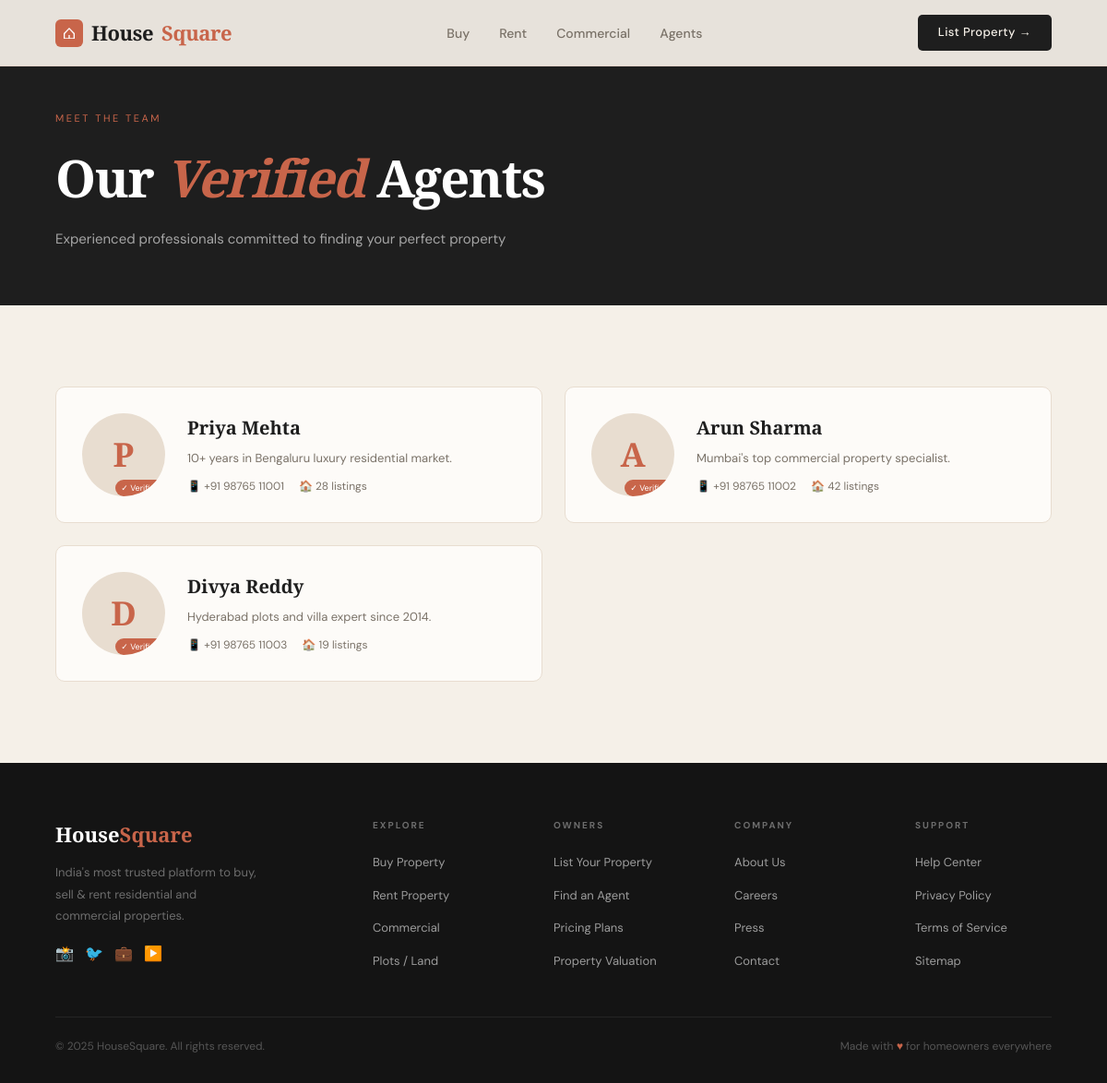
/agents/, run on the app's committed database.
### listings/models.py (models this page shows, shortened)
class Agent(models.Model):
    name        = models.CharField(max_length=120)
    phone       = models.CharField(max_length=20)
    email       = models.EmailField()
    photo       = models.ImageField(upload_to='agents/', blank=True, null=True)
    bio         = models.TextField(blank=True)
    verified    = models.BooleanField(default=False)
    listings_count = models.PositiveIntegerField(default=0)
    created_at  = models.DateTimeField(auto_now_add=True)

### listings/views.py (the view)
# urls.py: path('agents/',             views.agent_list,     name='agents'),
def agent_list(request):
    agents = Agent.objects.filter(verified=True)
    return render(request, 'listings/agents.html', {'agents': agents})

### templates/listings/agents.html (shortened to what this page needs)
{% extends 'base.html' %}
{% load static %}
{% block content %}
<div class="page-hero-small">
  <div>
    <div class="section-tag">Meet the Team</div>
    <h1 class="page-title">Our <em>Verified</em> Agents</h1>
    <p class="page-sub">Experienced professionals committed to finding your perfect property</p>
  </div>
</div>
<section class="section">
  {% if agents %}
  <div class="agents-full-grid">
    {% for agent in agents %}
    <a href="{% url 'listings:agent_detail' agent.pk %}" class="agent-full-card">
      <div class="agent-photo-lg">
        {% if agent.photo %}<img src="{{ agent.photo.url }}" alt="{{ agent.name }}">
        {% else %}<div class="agent-initials-lg">{{ agent.name|first }}</div>{% endif %}
        {% if agent.verified %}<span class="verified-badge-lg">✓ Verified</span>{% endif %}
      </div>
      <div class="agent-info">
        <h3>{{ agent.name }}</h3>
        <p class="agent-bio">{{ agent.bio|truncatechars:120 }}</p>
        <div class="agent-meta">
          <span>📱 {{ agent.phone }}</span>
          <span>🏠 {{ agent.listings_count }} listings</span>
        </div>
      </div>
    </a>
    {% endfor %}
  </div>
  {% else %}
  <div class="no-results">
    <div class="no-results-icon">👥</div>
    <h3>No agents listed yet.</h3>
    <p>Check back soon.</p>
  </div>
  {% endif %}
</section>
{% endblock %}

### static/css/style.css (style rules this page uses)
:root { --cream: #F5F0E8; --sand: #E8DDD0; --terracotta: #C8654A; --rust: #A84832; --charcoal: #1E1E1E; --warm-gray: #7A7268; --gold: #C9A84C; --white: #FDFBF8; --shadow-sm: 0 4px 20px rgba(30,30,30,0.06); --shadow-md: 0 12px 40px rgba(30,30,30,0.10); --shadow-lg: 0 24px 60px rgba(30,30,30,0.14); --radius: 10px; --nav-h: 72px; }
*, *::before, *::after { box-sizing: border-box; margin: 0; padding: 0; }
html { scroll-behavior: smooth; }
body { font-family: 'DM Sans', sans-serif; background: var(--cream); color: var(--charcoal); overflow-x: hidden; line-height: 1.6; }
a { color: inherit; }
.section { padding: 88px 60px; }
.section-tag { font-size:11px; letter-spacing:2.5px; text-transform:uppercase; color:var(--terracotta); margin-bottom:10px; }
.agents-full-grid { display:grid; grid-template-columns:repeat(2,1fr); gap:24px; }
.agent-full-card { display:flex; gap:24px; padding:28px; background:var(--white); border-radius:var(--radius); border:1px solid var(--sand); text-decoration:none; color:inherit; transition:transform 0.3s, box-shadow 0.3s; }
.agent-photo-lg { width:90px; height:90px; border-radius:50%; overflow:hidden; flex-shrink:0; background:var(--sand); position:relative; }
.agent-initials-lg { width:100%; height:100%; display:flex; align-items:center; justify-content:center; font-family:'Playfair Display',serif; font-size:36px; font-weight:700; color:var(--terracotta); }
.verified-badge-lg { position:absolute; bottom:0; right:0; background:var(--terracotta); color:white; font-size:9px; padding:2px 6px; border-radius:10px; }
.agent-info h3 { font-family:'Playfair Display',serif; font-size:20px; font-weight:700; margin-bottom:6px; }
.agent-bio { font-size:13px; color:var(--warm-gray); line-height:1.7; margin-bottom:10px; }
.agent-meta { display:flex; gap:16px; font-size:12px; color:var(--warm-gray); flex-wrap:wrap; }
.page-hero-small { background:var(--charcoal); color:white; padding:120px 60px 60px; }
.page-title { font-family:'Playfair Display',serif; font-size:clamp(36px,5vw,56px); font-weight:900; margin-top:10px; letter-spacing:-1.5px; }
.page-title em { font-style:italic; color:var(--terracotta); }
.page-sub { font-size:15px; color:rgba(255,255,255,0.6); margin-top:10px; }

### data on the page
Agent: name|first "P", verified "✓ Verified", name "Priya Mehta", bio "10+ years in Bengaluru luxury residential market.", phone "+91 98765 11001", listings_count "28"
Agent: name|first "A", verified "✓ Verified", name "Arun Sharma", bio "Mumbai's top commercial property specialist.", phone "+91 98765 11002", listings_count "42"
Agent: name|first "D", verified "✓ Verified", name "Divya Reddy", bio "Hyderabad plots and villa expert since 2014.", phone "+91 98765 11003", listings_count "19"
